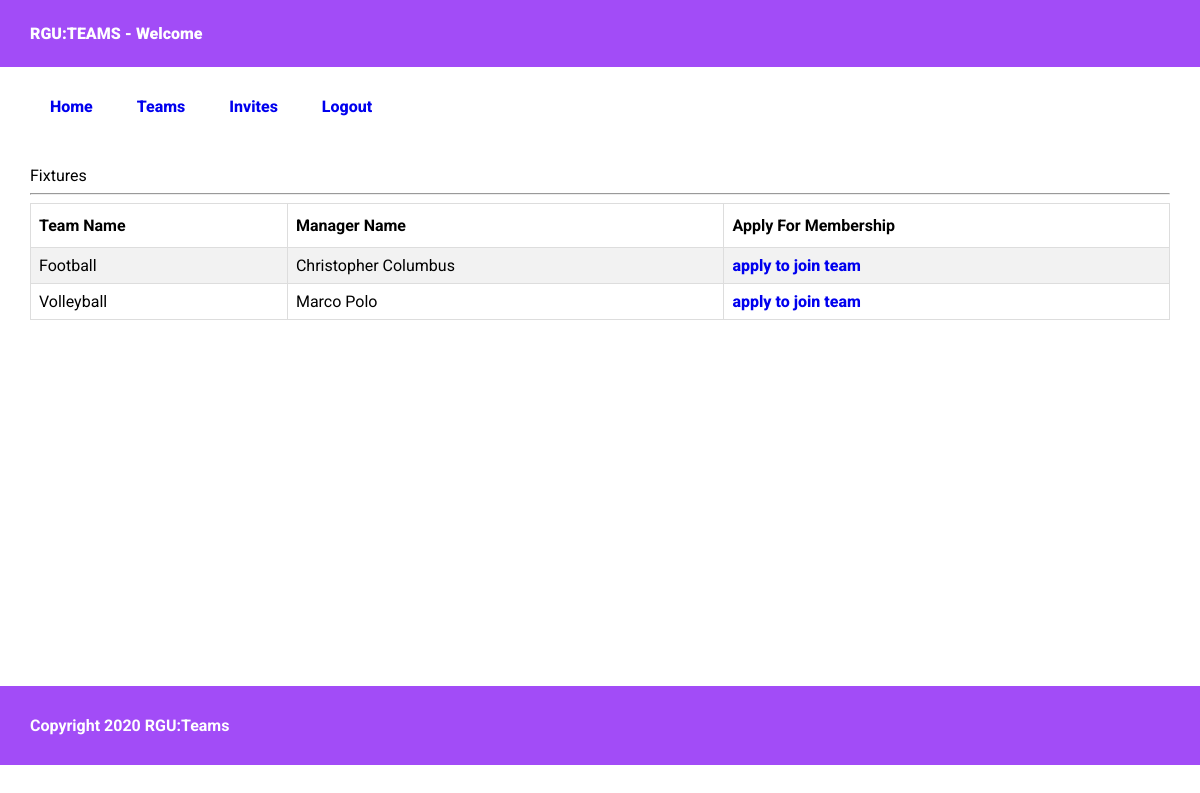
Page /students/teams.php on the committed database.
### tables this page shows
CREATE TABLE `teams` (
  `id` int(11) NOT NULL AUTO_INCREMENT,
  `name` varchar(255) DEFAULT NULL,
  `manager_id` int(11) DEFAULT NULL,
  `created_at` timestamp NULL DEFAULT current_timestamp() ON UPDATE current_timestamp(),
  PRIMARY KEY (`id`)
);

CREATE TABLE `team_managers` (
  `id` int(11) NOT NULL AUTO_INCREMENT,
  `manager_id` int(11) DEFAULT NULL,
  `full_name` varchar(255) DEFAULT NULL,
  `email` varchar(255) DEFAULT NULL,
  `password` varchar(255) DEFAULT NULL,
  `created_at` timestamp NULL DEFAULT current_timestamp() ON UPDATE current_timestamp(),
  PRIMARY KEY (`id`),
  KEY `manager_id` (`manager_id`)
);

### students/teams.php (the view, shortened to what this page needs)
<?php
require "../database/database.php";
$query = mysqli_query($database, "SELECT teams.id AS team_id, teams.*, team_managers.* FROM teams LEFT JOIN team_managers ON teams.manager_id = team_managers.manager_id ORDER BY teams.name ASC");
?>
<!DOCTYPE html>
<html lang="en">
<head>
    <link rel="stylesheet" href="../assets/css/reset.css">
    <link rel="stylesheet" href="../assets/css/app.css">
</head>
<body>
    <header>
        RGU:TEAMS - Welcome <?php echo $_SESSION['student_name']; ?>
    </header>
    <?php include 'nav.php';?>
    <main>
        <h3> Fixtures </h3>
        <hr>
        <table>
            <tr>
                <th> Team Name </th>
                <th> Manager Name </th>
                <th> Apply For Membership </th>
            </tr>
            <?php while($record = mysqli_fetch_array($query)){ ?>
            <tr>
                <td> <?php echo $record['name']; ?> </td>
                <td> <?php echo $record['full_name']; ?> </td>
                <td> <a href="operations/apply-to-team.php?id=<?php echo $record['team_id'];?>"> apply to join team </a> </td>
            </tr>
            <?php } ?>
        </table>
    </main>
    <footer>
        <b>Copyright 2020 RGU:Teams</b>
    </footer>
</body>
</html>

### assets/css/app.css (style rules this page uses)
body { font-family: "Roboto", sans-serif !important; }
header { background: #A24CF7; width: 95%; height: auto; color: white; font-size: 16px; font-weight: 900; margin: auto; padding: 2% 2.5% !important; }
a, nav ul li a { text-decoration: none; font-weight: 800; }
main { width: 95%; padding: 20px 2.5%; margin: auto; min-height: 500px; }
footer { background: #A24CF7; width: 95%; padding: 30px 2.5%; color: white; margin: auto; }
table { border-collapse: collapse; width: 100%; }
table td, table th { border: 1px solid #ddd; padding: 8px; }
table tr:nth-child(even) { background-color: #f2f2f2; }
table th { padding-top: 12px; padding-bottom: 12px; text-align: left; color: black; font-weight: bold; }

### rows in the picture
teams: name "Football", team_managers.full_name "Christopher Columbus"
teams: name "Volleyball", team_managers.full_name "Marco Polo"
